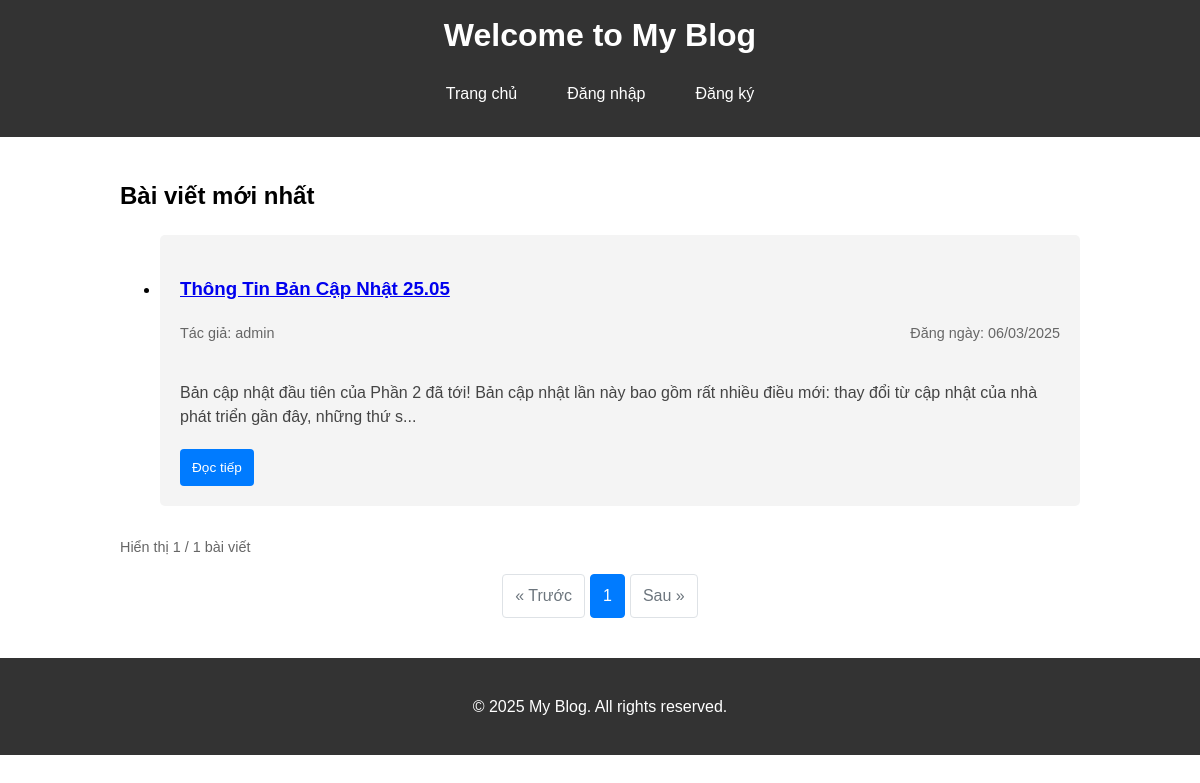
The app's page /, older data.
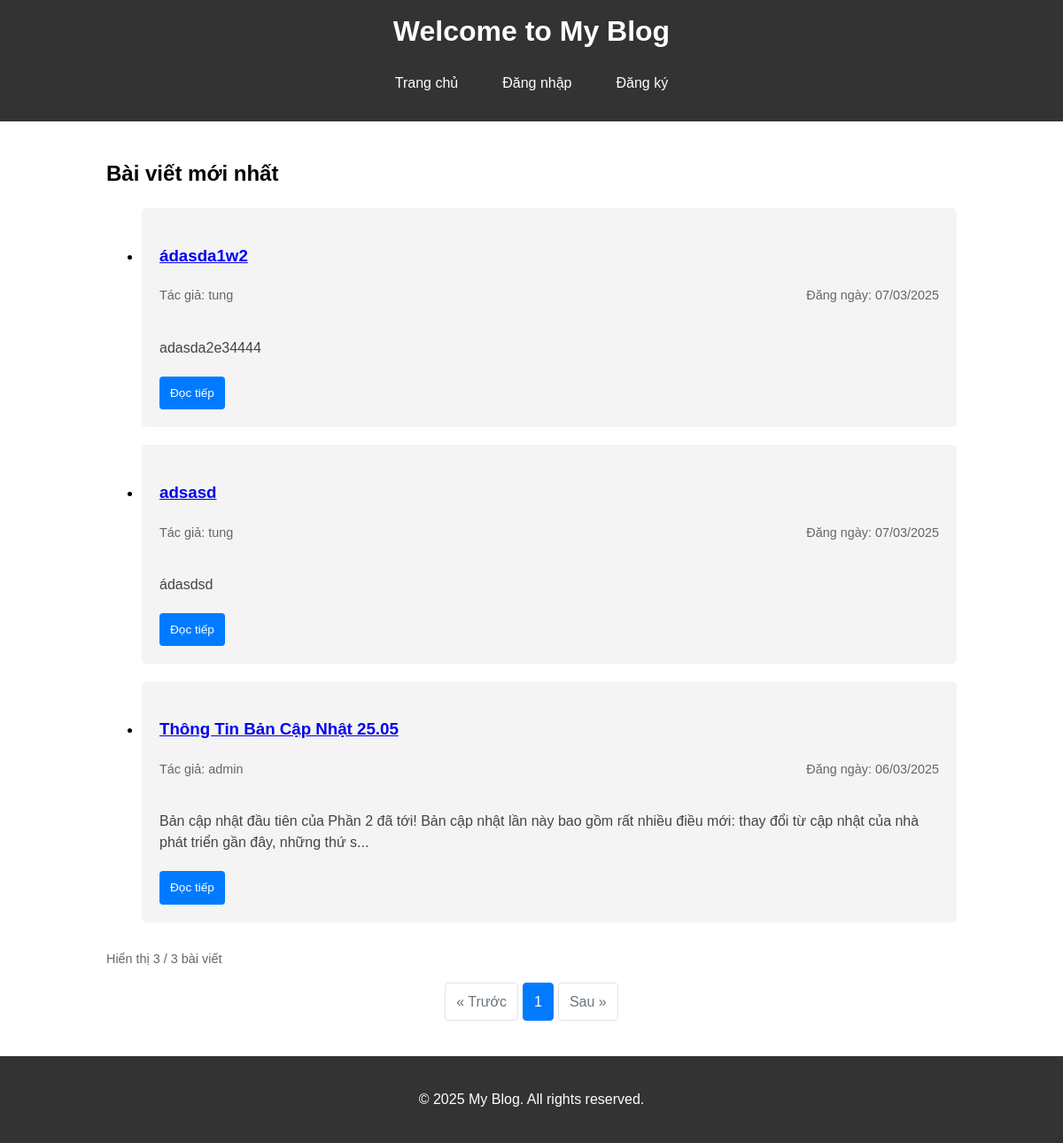
The same page, newer data.
### models.py (models this page shows)
class Post(db.Model):
    id = db.Column(db.Integer, primary_key=True)
    title = db.Column(db.String(200), nullable=False)
    content = db.Column(db.Text, nullable=False)
    date_posted = db.Column(db.DateTime, nullable=False, default=datetime.utcnow)
    user_id = db.Column(db.Integer, db.ForeignKey('user.id'), nullable=False)
    comments = db.relationship('Comment', backref='post', lazy=True, cascade='all, delete-orphan')

class User(db.Model, UserMixin):
    id = db.Column(db.Integer, primary_key=True)
    username = db.Column(db.String(80), unique=True, nullable=False)
    email = db.Column(db.String(120), unique=True, nullable=False)
    password = db.Column(db.String(200), nullable=False)
    is_admin = db.Column(db.Boolean, default=False)
    is_blocked = db.Column(db.Boolean, default=False)
    posts = db.relationship('Post', backref='author', lazy=True)
    comments = db.relationship('Comment', backref='author', lazy=True)

### app.py (the view)
@app.route('/', defaults={'page': 1})
@app.route('/page/<int:page>')
def index(page):
    per_page = 5
    posts = Post.query.order_by(Post.date_posted.desc()).paginate(page=page, per_page=per_page, error_out=False)
    return render_template('index.html', posts=posts)

### app.py (called while the page is built)
@app.before_request
def check_blocked_user():
    if current_user.is_authenticated and current_user.is_blocked:
        logout_user()
        return redirect(url_for('blocked'))

@app.context_processor
def inject_current_year():
    from datetime import datetime
    return {'current_year': datetime.now().year}

### templates/index.html (shortened to what this page needs)
{% extends "base.html" %}
{% block content %}
<div class="container">
    <section>
        <h2>Bài viết mới nhất</h2>
        <ul class="posts-list">
            {% for post in posts.items %}
                <li class="post">
                    <h3><a href="{{ url_for('post', post_id=post.id) }}">{{ post.title }}</a></h3>
                    <div class="post-meta">
                        <span class="post-author">Tác giả: {{ post.author.username }}</span>
                        <span class="post-date">Đăng ngày: {{ post.date_posted.strftime('%d/%m/%Y') }}</span>
                    </div>
                    <div class="post-excerpt">
                        <p>{{ post.content[:150] }}{% if post.content|length > 150 %}...{% endif %}</p>
                    </div>
                    <a href="{{ url_for('post', post_id=post.id) }}" class="btn btn-sm">Đọc tiếp</a>
                </li>
            {% else %}
                <li class="no-posts">
                    <p>Chưa có bài viết nào.</p>
                </li>
            {% endfor %}
        </ul>
        {% if posts.total > 0 %}
        <div class="pagination">
            <div class="pagination-info">
                Hiển thị {{ posts.items|length }} / {{ posts.total }} bài viết
            </div>
            <div class="pagination-links">
                {% if posts.has_prev %}
                    <a href="{{ url_for('index', page=posts.prev_num) }}" class="pagination-link">&laquo; Trước</a>
                {% else %}
                    <span class="pagination-link disabled">&laquo; Trước</span>
                {% endif %}
                {% for page_num in posts.iter_pages(left_edge=1, right_edge=1, left_current=2, right_current=2) %}
                    {% if page_num %}
                        {% if page_num == posts.page %}
                            <span class="pagination-link active">{{ page_num }}</span>
                        {% else %}
                            <a href="{{ url_for('index', page=page_num) }}" class="pagination-link">{{ page_num }}</a>
                        {% endif %}
                    {% else %}
                        <span class="pagination-link dots">...</span>
                    {% endif %}
                {% endfor %}
                {% if posts.has_next %}
                    <a href="{{ url_for('index', page=posts.next_num) }}" class="pagination-link">Sau &raquo;</a>
                {% else %}
                    <span class="pagination-link disabled">Sau &raquo;</span>
                {% endif %}
            </div>
        </div>
        {% endif %}
    </section>
</div>
{% endblock %}

Row changes from the older to the newer data that the page shows:
added Post: title "ádasda1w2", author.username "tung", date_posted "07/03/2025", content "adasda2e34444"
added Post: title "adsasd", author.username "tung", date_posted "07/03/2025", content "ádasdsd"
Text that changed along with them:
{{ posts.items|length }}: "1" → "3"
{{ posts.total }}: "1" → "3"
